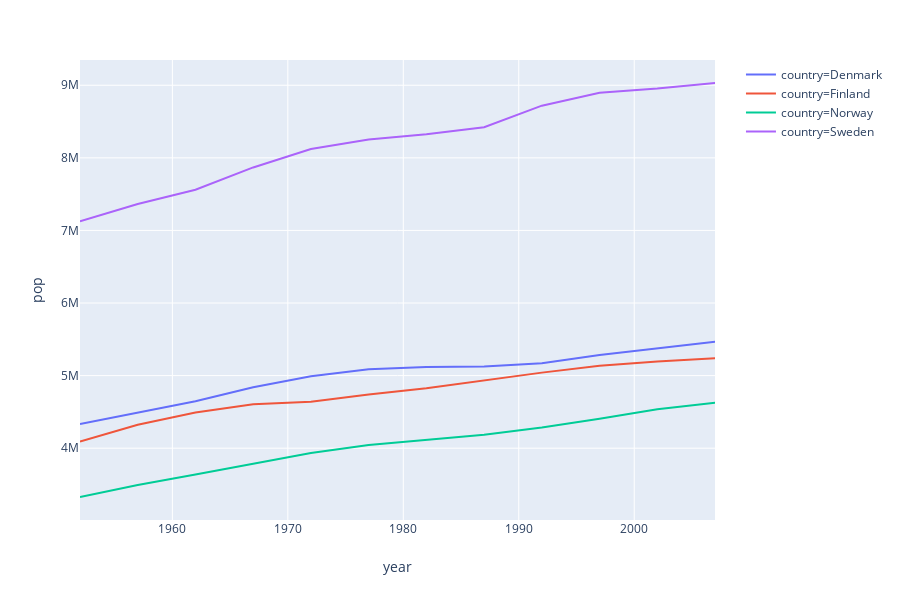

Notebook code cell kept with this figure:
### Code cell
fig = px.line(nordic, x='year', y='pop', color='country')
fig.show()

### Figure 1 — Plotly figure (JSON) as saved in the notebook; plotly's stock layout.template omitted (floating-point values rounded to 4 significant figures)
{"data": [{"hoverlabel": {"namelength": 0}, "hovertemplate": "country=Denmark<br>year=%{x}<br>pop=%{y}", "legendgroup": "country=Denmark", "line": {"color": "#636efa", "dash": "solid"}, "mode": "lines", "name": "country=Denmark", "showlegend": true, "type": "scatter", "x": [1952, 1957, 1962, 1967, 1972, 1977, 1982, 1987, 1992, 1997, 2002, 2007], "xaxis": "x", "y": [4334000, 4487831, 4646899, 4838800, 4991596, 5088419, 5117810, 5127024, 5171393, 5283663, 5374693, 5468120], "yaxis": "y"}, {"hoverlabel": {"namelength": 0}, "hovertemplate": "country=Finland<br>year=%{x}<br>pop=%{y}", "legendgroup": "country=Finland", "line": {"color": "#EF553B", "dash": "solid"}, "mode": "lines", "name": "country=Finland", "showlegend": true, "type": "scatter", "x": [1952, 1957, 1962, 1967, 1972, 1977, 1982, 1987, 1992, 1997, 2002, 2007], "xaxis": "x", "y": [4090500, 4324000, 4491443, 4605744, 4639657, 4738902, 4826933, 4931729, 5041039, 5134406, 5193039, 5238460], "yaxis": "y"}, {"hoverlabel": {"namelength": 0}, "hovertemplate": "country=Norway<br>year=%{x}<br>pop=%{y}", "legendgroup": "country=Norway", "line": {"color": "#00cc96", "dash": "solid"}, "mode": "lines", "name": "country=Norway", "showlegend": true, "type": "scatter", "x": [1952, 1957, 1962, 1967, 1972, 1977, 1982, 1987, 1992, 1997, 2002, 2007], "xaxis": "x", "y": [3327728, 3491938, 3638919, 3786019, 3933004, 4043205, 4114787, 4186147, 4286357, 4405672, 4535591, 4627926], "yaxis": "y"}, {"hoverlabel": {"namelength": 0}, "hovertemplate": "country=Sweden<br>year=%{x}<br>pop=%{y}", "legendgroup": "country=Sweden", "line": {"color": "#ab63fa", "dash": "solid"}, "mode": "lines", "name": "country=Sweden", "showlegend": true, "type": "scatter", "x": [1952, 1957, 1962, 1967, 1972, 1977, 1982, 1987, 1992, 1997, 2002, 2007], "xaxis": "x", "y": [7124673, 7363802, 7561588, 7867931, 8122293, 8251648, 8325260, 8421403, 8718867, 8897619, 8954175, 9031088], "yaxis": "y"}], "layout": {"height": 600, "legend": {"tracegroupgap": 0}, "margin": {"t": 60}, "xaxis": {"anchor": "y", "domain": [0, 0.98], "title": {"text": "year"}}, "yaxis": {"anchor": "x", "domain": [0, 1], "title": {"text": "pop"}}}}
